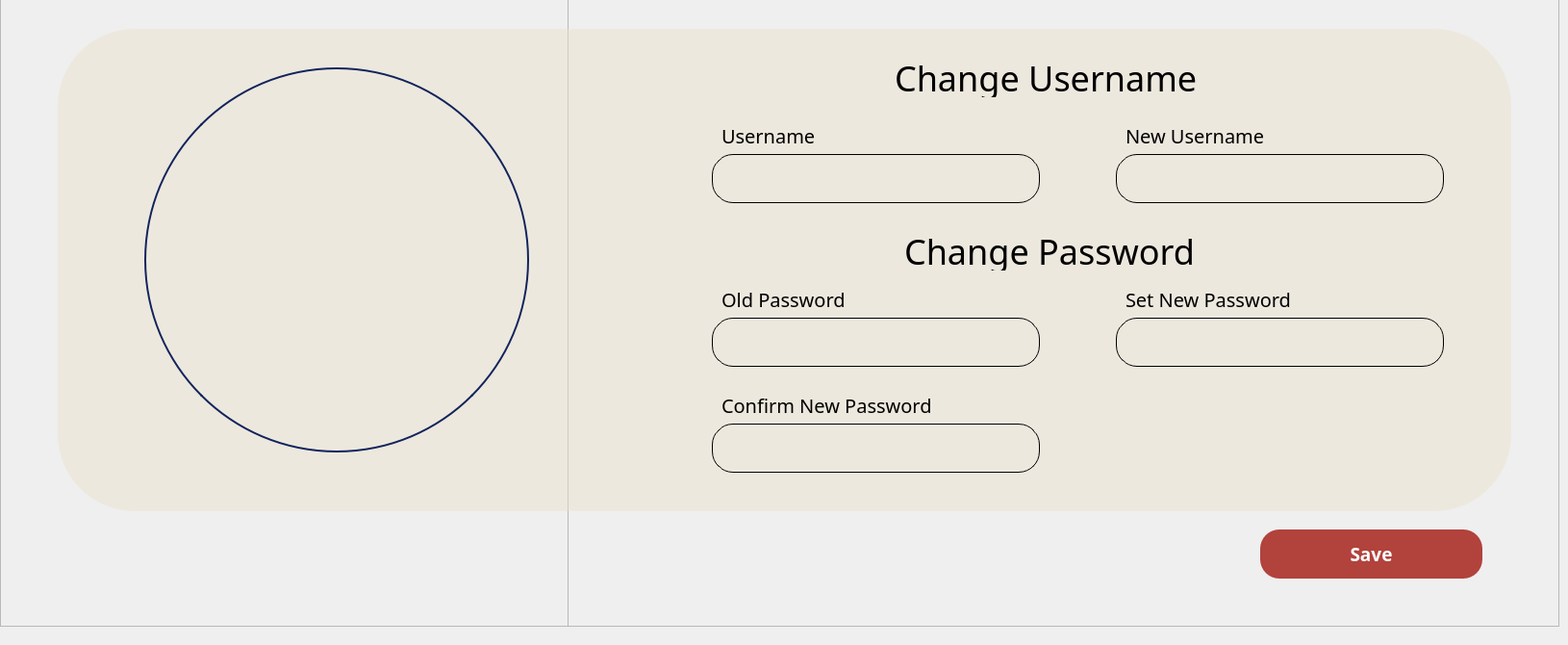
     <widget class="QWidget" name="page_2">
      <widget class="QFrame" name="frame_5">
       <property name="geometry">
        <rect>
         <x>590</x>
         <y>-10</y>
         <width>1031</width>
         <height>661</height>
        </rect>
       </property>
       <property name="frameShape">
        <enum>QFrame::StyledPanel</enum>
       </property>
       <property name="frameShadow">
        <enum>QFrame::Raised</enum>
       </property>
       <widget class="QFrame" name="frame_42">
        <property name="geometry">
         <rect>
          <x>0</x>
          <y>0</y>
          <width>981</width>
          <height>661</height>
         </rect>
        </property>
        <property name="font">
         <font>
          <pointsize>7</pointsize>
         </font>
        </property>
        <property name="styleSheet">
         <string notr="true">background: transparent;</string>
        </property>
        <property name="frameShape">
         <enum>QFrame::StyledPanel</enum>
        </property>
        <property name="frameShadow">
         <enum>QFrame::Raised</enum>
        </property>
        <widget class="QLabel" name="userNameText">
         <property name="geometry">
          <rect>
           <x>160</x>
           <y>130</y>
           <width>141</width>
           <height>41</height>
          </rect>
         </property>
         <property name="font">
          <font>
           <family>Poppins Medium</family>
           <pointsize>-1</pointsize>
          </font>
         </property>
         <property name="styleSheet">
          <string notr="true">
QLabel {
	font-size:20px;
}
    
</string>
         </property>
         <property name="text">
          <string>Username</string>
         </property>
        </widget>
        <widget class="QLineEdit" name="userNameEnter">
         <property name="geometry">
          <rect>
           <x>150</x>
           <y>170</y>
           <width>341</width>
           <height>51</height>
          </rect>
         </property>
         <property name="font">
          <font>
           <pointsize>15</pointsize>
          </font>
         </property>
         <property name="styleSheet">
          <string notr="true">border: 1px solid #000000; 
border-radius: 22px; 
padding: 1px;</string>
         </property>
         <property name="text">
          <string/>
         </property>
         <property name="placeholderText">
          <string/>
         </property>
        </widget>
        <widget class="QLabel" name="oldPassText">
         <property name="geometry">
          <rect>
           <x>160</x>
           <y>300</y>
           <width>201</width>
           <height>41</height>
          </rect>
         </property>
         <property name="font">
          <font>
           <family>Poppins Medium</family>
           <pointsize>-1</pointsize>
          </font>
         </property>
         <property name="styleSheet">
          <string notr="true">
QLabel {
	font-size:20px;
}
    
</string>
         </property>
         <property name="text">
          <string>Old Password</string>
         </property>
        </widget>
        <widget class="QLineEdit" name="oldPassEnter">
         <property name="geometry">
          <rect>
           <x>150</x>
           <y>340</y>
           <width>341</width>
           <height>51</height>
          </rect>
         </property>
         <property name="font">
          <font>
           <pointsize>15</pointsize>
          </font>
         </property>
         <property name="styleSheet">
          <string notr="true">border: 1px solid #000000; 
border-radius: 22px; 
padding: 1px;</string>
         </property>
         <property name="text">
          <string/>
         </property>
         <property name="placeholderText">
          <string/>
         </property>
        </widget>
        <widget class="QLabel" name="setPassText">
         <property name="geometry">
          <rect>
           <x>580</x>
           <y>300</y>
           <width>261</width>
           <height>41</height>
          </rect>
         </property>
         <property name="font">
          <font>
           <family>Poppins Medium</family>
           <pointsize>-1</pointsize>
          </font>
         </property>
         <property name="styleSheet">
          <string notr="true">
QLabel {
	font-size:20px;
}
    
</string>
         </property>
         <property name="text">
          <string>Set New Password</string>
         </property>
        </widget>
        <widget class="QLineEdit" name="setPassEnter">
         <property name="geometry">
          <rect>
           <x>570</x>
           <y>340</y>
           <width>341</width>
           <height>51</height>
          </rect>
         </property>
         <property name="font">
          <font>
           <pointsize>15</pointsize>
          </font>
         </property>
         <property name="styleSheet">
          <string notr="true">border: 1px solid #000000; 
border-radius: 22px; 
padding: 1px;</string>
         </property>
         <property name="text">
          <string/>
         </property>
         <property name="placeholderText">
          <string/>
         </property>
        </widget>
        <widget class="QLabel" name="label_4">
         <property name="geometry">
          <rect>
           <x>-70</x>
           <y>40</y>
           <width>1051</width>
           <height>501</height>
          </rect>
         </property>
         <property name="styleSheet">
          <string notr="true">background-color: rgba(235, 224, 204, 0.47); 
border-radius: 80px;
</string>
         </property>
         <property name="text">
          <string/>
         </property>
        </widget>
        <widget class="QPushButton" name="pushButton_saveOwnerDetails">
         <property name="geometry">
          <rect>
           <x>720</x>
           <y>560</y>
           <width>231</width>
           <height>51</height>
          </rect>
         </property>
         <property name="font">
          <font>
           <family>Poppins Medium</family>
           <pointsize>14</pointsize>
           <weight>62</weight>
           <bold>true</bold>
          </font>
         </property>
         <property name="styleSheet">
          <string notr="true">
color: #ffffff;
border-radius: 20px; 
padding: 3px; 
background-color: #b2423c; 
font-weight: 500;
</string>
         </property>
         <property name="text">
          <string>Save</string>
         </property>
        </widget>
        <widget class="QLabel" name="changeUserNameText">
         <property name="geometry">
          <rect>
           <x>340</x>
           <y>70</y>
           <width>351</width>
           <height>41</height>
          </rect>
         </property>
         <property name="font">
          <font>
           <family>Poppins Medium</family>
           <pointsize>-1</pointsize>
          </font>
         </property>
         <property name="styleSheet">
          <string notr="true">
QLabel {
	font-size:36px;
	font-color: #003366;
}
    
</string>
         </property>
         <property name="text">
          <string>Change Username</string>
         </property>
        </widget>
        <widget class="QLineEdit" name="newUserNameEnter">
         <property name="geometry">
          <rect>
           <x>570</x>
           <y>170</y>
           <width>341</width>
           <height>51</height>
          </rect>
         </property>
         <property name="font">
          <font>
           <pointsize>15</pointsize>
          </font>
         </property>
         <property name="styleSheet">
          <string notr="true">border: 1px solid #000000; 
border-radius: 22px; 
padding: 1px;</string>
         </property>
         <property name="text">
          <string/>
         </property>
         <property name="placeholderText">
          <string/>
         </property>
        </widget>
        <widget class="QLabel" name="newUserNameText">
         <property name="geometry">
          <rect>
           <x>580</x>
           <y>130</y>
           <width>191</width>
           <height>41</height>
          </rect>
         </property>
         <property name="font">
          <font>
           <family>Poppins Medium</family>
           <pointsize>-1</pointsize>
          </font>
         </property>
         <property name="styleSheet">
          <string notr="true">
QLabel {
	font-size:20px;
}
    
</string>
         </property>
         <property name="text">
          <string>New Username</string>
         </property>
        </widget>
        <widget class="QLabel" name="changeUserPassText">
         <property name="geometry">
          <rect>
           <x>350</x>
           <y>250</y>
           <width>361</width>
           <height>41</height>
          </rect>
         </property>
         <property name="font">
          <font>
           <family>Poppins Medium</family>
           <pointsize>-1</pointsize>
          </font>
         </property>
         <property name="styleSheet">
          <string notr="true">
QLabel {
	font-size:36px;
}
    
</string>
         </property>
         <property name="text">
          <string>Change Password</string>
         </property>
        </widget>
        <widget class="QLineEdit" name="confirmPassEnter">
         <property name="geometry">
          <rect>
           <x>150</x>
           <y>450</y>
           <width>341</width>
           <height>51</height>
          </rect>
         </property>
         <property name="font">
          <font>
           <pointsize>15</pointsize>
          </font>
         </property>
         <property name="styleSheet">
          <string notr="true">border: 1px solid #000000; 
border-radius: 22px; 
padding: 1px;</string>
         </property>
         <property name="text">
          <string/>
         </property>
         <property name="placeholderText">
          <string/>
         </property>
        </widget>
        <widget class="QLabel" name="confirmPassText">
         <property name="geometry">
          <rect>
           <x>160</x>
           <y>410</y>
           <width>261</width>
           <height>41</height>
          </rect>
         </property>
         <property name="font">
          <font>
           <family>Poppins Medium</family>
           <pointsize>-1</pointsize>
          </font>
         </property>
         <property name="styleSheet">
          <string notr="true">
QLabel {
	font-size:20px;
}
    
</string>
         </property>
         <property name="text">
          <string>Confirm New Password</string>
         </property>
        </widget>
        <zorder>label_4</zorder>
        <zorder>userNameText</zorder>
        <zorder>userNameEnter</zorder>
        <zorder>oldPassText</zorder>
        <zorder>oldPassEnter</zorder>
        <zorder>setPassText</zorder>
        <zorder>setPassEnter</zorder>
        <zorder>pushButton_saveOwnerDetails</zorder>
        <zorder>changeUserNameText</zorder>
        <zorder>newUserNameEnter</zorder>
        <zorder>newUserNameText</zorder>
        <zorder>changeUserPassText</zorder>
        <zorder>confirmPassEnter</zorder>
        <zorder>confirmPassText</zorder>
       </widget>
      </widget>
      <widget class="QFrame" name="frame_9">
       <property name="geometry">
        <rect>
         <x>0</x>
         <y>-10</y>
         <width>591</width>
         <height>661</height>
        </rect>
       </property>
       <property name="frameShape">
        <enum>QFrame::StyledPanel</enum>
       </property>
       <property name="frameShadow">
        <enum>QFrame::Raised</enum>
       </property>
       <widget class="QLabel" name="label_createUSER_profile_pic_cashier_3">
        <property name="geometry">
         <rect>
          <x>150</x>
          <y>80</y>
          <width>400</width>
          <height>400</height>
         </rect>
        </property>
        <property name="styleSheet">
         <string notr="true">border-radius: 200px;   /* half of 400 */
border: 2px solid #12245c;  /* optional: blue border */
</string>
        </property>
        <property name="text">
         <string/>
        </property>
        <property name="pixmap">
         <pixmap resource="../Documents/RESIZING/jj_owner_resources.qrc">:/JJimages/userProfilepicture.png</pixmap>
        </property>
        <property name="scaledContents">
         <bool>true</bool>
        </property>
       </widget>
       <widget class="QLabel" name="label_9">
        <property name="geometry">
         <rect>
          <x>60</x>
          <y>40</y>
          <width>671</width>
          <height>501</height>
         </rect>
        </property>
        <property name="styleSheet">
         <string notr="true">background-color: rgba(235, 224, 204, 0.47); /* #ebe0cc with 47% opacity */
border-radius:80px;</string>
        </property>
        <property name="text">
         <string/>
        </property>
       </widget>
       <zorder>label_9</zorder>
       <zorder>label_createUSER_profile_pic_cashier_3</zorder>
      </widget>
     </widget>
